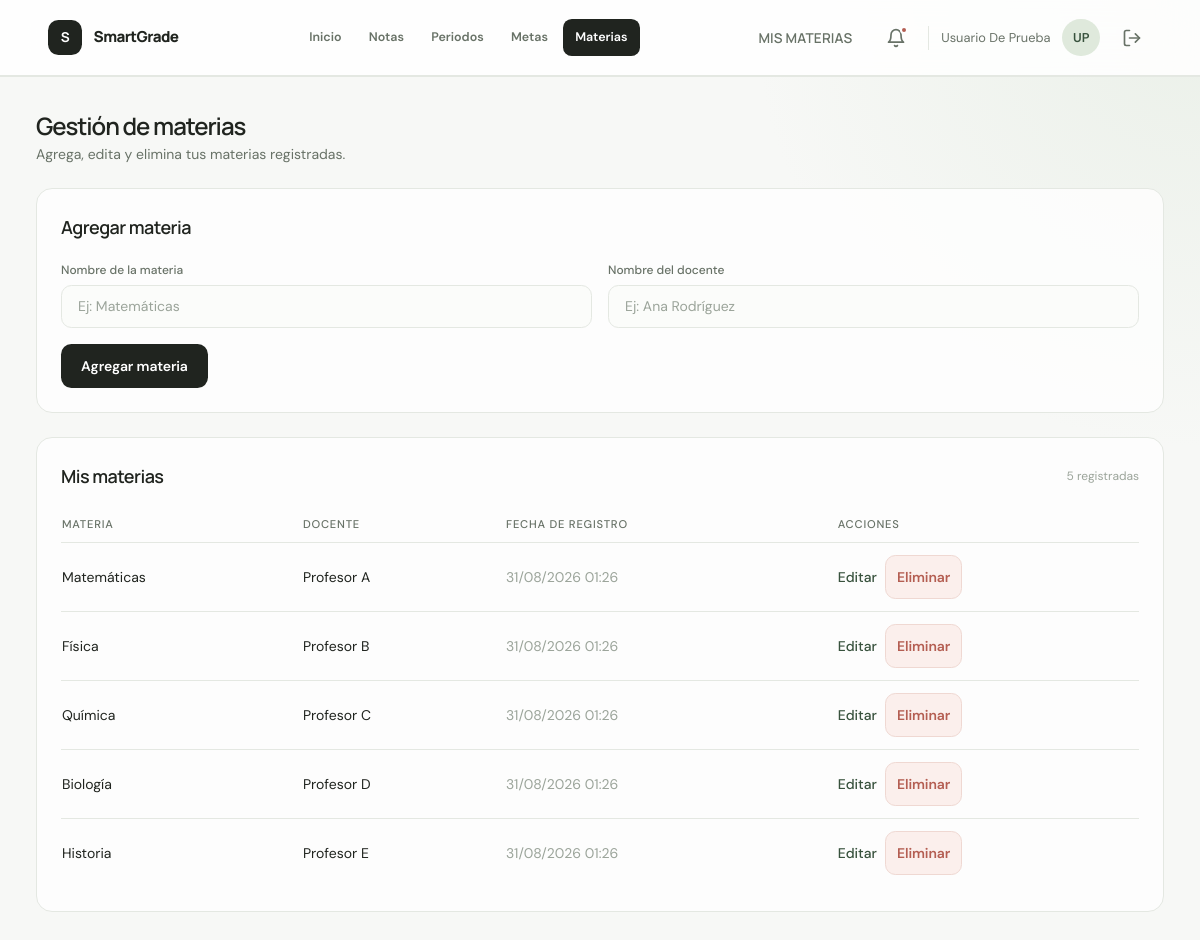
Page /views/subjets/index.php (signed in) on the committed database.
### tables this page shows
CREATE TABLE IF NOT EXISTS subjets (
    id INT AUTO_INCREMENT PRIMARY KEY,
    name VARCHAR(100) NOT NULL,
    user_id INT NOT NULL,
    teacher_name VARCHAR(100) NOT NULL,
    created_at TIMESTAMP DEFAULT CURRENT_TIMESTAMP,
    FOREIGN KEY (user_id) REFERENCES users (id) ON DELETE CASCADE
);

### logic/subjets/read.php (called while the page is built, shortened)
<?php
if (!function_exists('getUserSubjets')) {
    function getUserSubjets(PDO $pdo, int $user_id): array
    {
        $stmt = $pdo->prepare('SELECT id, name, teacher_name, created_at FROM subjets WHERE user_id = :user_id ORDER BY created_at DESC');
        $stmt->execute(['user_id' => $user_id]);
        return $stmt->fetchAll();
    }
}

### views/subjets/index.php (the view, shortened to what this page needs)
<?php
require_once __DIR__ . '/../../logic/db.php';
require_once __DIR__ . '/../../logic/subjets/read.php';
$user_id = (int) $_SESSION['user_id'];
$old = $_SESSION['subjets_old'] ?? ['name' => '', 'teacher_name' => ''];
$subjets = getUserSubjets($pdo, $user_id);
?>
<!DOCTYPE html>
<html lang="es">
<head>
    <?php include __DIR__ . '/../header.php'; ?>
</head>
<body>
    <div class="app-shell">
        <div class="main-content">
            <?php include __DIR__ . '/../partials/topbar.php'; ?>
            <main class="p-6 space-y-6">
                <div>
                    <h2 class="font-display text-xl font-semibold text-heading">Gestión de materias</h2>
                    <p class="text-muted text-sm mt-1">Agrega, edita y elimina tus materias registradas.</p>
                </div>
                <section class="card p-6">
                    <h3 class="font-display text-lg font-semibold text-heading mb-5">Agregar materia</h3>
                    <form action="../../logic/subjets/create.php" method="POST" class="grid md:grid-cols-2 gap-4" novalidate>
                        <div>
                            <label for="name" class="field-label">Nombre de la materia</label>
                            <input
                                type="text"
                                id="name"
                                name="name"
                                maxlength="100"
                                required
                                placeholder="Ej: Matemáticas"
                                value="<?= htmlspecialchars($old['name'], ENT_QUOTES, 'UTF-8') ?>"
                                class="input">
                        </div>
                        <div>
                            <label for="teacher_name" class="field-label">Nombre del docente</label>
                            <input
                                type="text"
                                id="teacher_name"
                                name="teacher_name"
                                maxlength="100"
                                required
                                placeholder="Ej: Ana Rodríguez"
                                value="<?= htmlspecialchars($old['teacher_name'], ENT_QUOTES, 'UTF-8') ?>"
                                class="input">
                        </div>
                        <div class="md:col-span-2">
                            <button type="submit" class="btn btn-primary" style="width: auto;">Agregar materia</button>
                        </div>
                    </form>
                </section>
                <section class="card p-6">
                    <div class="flex items-center justify-between gap-3 flex-wrap mb-4">
                        <h3 class="font-display text-lg font-semibold text-heading">Mis materias</h3>
                        <span class="text-xs text-dim"><?= count($subjets) ?> registradas</span>
                    </div>
                    <?php if (empty($subjets)): ?>
                        <p class="text-sm text-muted">Aún no tienes materias registradas.</p>
                    <?php else: ?>
                        <div class="overflow-x-auto">
                            <table class="w-full text-sm">
                                <thead>
                                    <tr class="text-left text-muted border-b" style="border-color: var(--color-border);">
                                        <th class="py-2 pr-4 font-medium">Materia</th>
                                        <th class="py-2 pr-4 font-medium">Docente</th>
                                        <th class="py-2 pr-4 font-medium">Fecha de registro</th>
                                        <th class="py-2 font-medium">Acciones</th>
                                    </tr>
                                </thead>
                                <tbody>
                                    <?php foreach ($subjets as $subjet): ?>
                                        <tr class="border-b" style="border-color: var(--color-border);">
                                            <td class="py-3 pr-4 text-heading"><?= htmlspecialchars($subjet['name'], ENT_QUOTES, 'UTF-8') ?></td>
                                            <td class="py-3 pr-4"><?= htmlspecialchars($subjet['teacher_name'], ENT_QUOTES, 'UTF-8') ?></td>
                                            <td class="py-3 pr-4 text-dim"><?= htmlspecialchars(date('d/m/Y H:i', strtotime($subjet['created_at'])), ENT_QUOTES, 'UTF-8') ?></td>
                                            <td class="py-3">
                                                <div class="flex items-center gap-2">
                                                    <a href="edit.php?id=<?= (int) $subjet['id'] ?>" class="text-sm link-accent">Editar</a>
                                                    <form action="../../logic/subjets/delete.php" method="POST" onsubmit="return confirm('¿Seguro que deseas eliminar esta materia?');">
                                                        <button type="submit" class="btn btn-danger-ghost" style="padding: 0.35rem 0.7rem;">Eliminar</button>
                                                    </form>
                                                </div>
                                            </td>
                                        </tr>
                                    <?php endforeach; ?>
                                </tbody>
                            </table>
                        </div>
                    <?php endif; ?>
                </section>
            </main>
        </div>
    </div>
</body>
</html>

### views/css/styles.css (style rules this page uses)
:root { --color-bg: #f7f8f6; --color-surface: #ffffff; --color-surface-alt: #f0f3ee; --color-border: #e4e8e2; --color-border-focus: var(--color-primary); --color-text: #20241f; --color-text-muted: #687267; --color-text-dim: #9ba49a; --color-text-inverse: #ffffff; --color-primary: #4d6b52; --color-primary-hover: #38523d; --color-primary-soft: #e6eee5; --color-danger: #b45e52; --color-danger-border: #efd8d2; --color-danger-bg: #fbefec; --color-success: #4d7b5b; --color-success-border: #d5e7d8; --color-success-bg: #edf7ef; --color-overlay-soft: #f5f7f4; --color-overlay-medium: #edf1eb; --font-body: "DM Sans", sans-serif; --font-display: "Manrope", sans-serif; --radius-sm: 0.35rem; --radius-md: 0.55rem; --radius-lg: 0.8rem; --radius-xl: 1.05rem; --radius-2xl: 1.35rem; --input-padding-y: 0.625rem; --input-padding-x: 1rem; --transition-fast: 150ms ease; }
body { font-family: var(--font-body); background-color: var(--color-bg); color: var(--color-text); -webkit-font-smoothing: antialiased; }
.font-display { font-family: var(--font-display); }
.card { background-color: var(--color-surface); border: 1px solid var(--color-border); border-radius: var(--radius-2xl); }
.field-label { display: block; font-size: 0.75rem; font-weight: 500; color: var(--color-text-muted); margin-bottom: 0.375rem; }
.input { width: 100%; background-color: var(--color-overlay-soft); border: 1px solid var(--color-border); border-radius: var(--radius-lg); padding: var(--input-padding-y) var(--input-padding-x); font-size: 0.875rem; color: var(--color-text); transition: border-color var(--transition-fast), box-shadow var(--transition-fast); }
.input::placeholder { color: var(--color-text-dim); }
.btn { display: inline-flex; align-items: center; justify-content: center; font-weight: 600; font-size: 0.875rem; border-radius: var(--radius-lg); padding: var(--input-padding-y) 1.25rem; transition: background-color var(--transition-fast), transform var(--transition-fast); cursor: pointer; border: none; }
.btn-primary { background-color: var(--color-primary); color: var(--color-text-inverse); width: 100%; }
.btn-danger-ghost { background-color: var(--color-danger-bg); border: 1px solid var(--color-danger-border); color: var(--color-danger); }
.link-accent { color: var(--color-primary-hover); font-weight: 500; }
.text-muted { color: var(--color-text-muted); }
.text-dim { color: var(--color-text-dim); }
:root { --sidebar-width-expanded: 15rem; --sidebar-width-collapsed: 4.5rem; --topbar-height: 4rem; }
.app-shell { display: flex; min-height: 100vh; background-color: var(--color-bg); }
.main-content { flex: 1; display: flex; flex-direction: column; min-width: 0; }
.text-heading { color: var(--color-text); }
.card, .widget-card { box-shadow: 0 1px 2px rgba(32, 36, 31, 0.025); }
body { background: radial-gradient( circle at 100% 0%, rgba(222, 232, 219, 0.5), transparent 28rem ), var(--color-bg); }
.app-shell { background: transparent; }
.main-content { min-height: 100vh; }
.card { border-color: var(--color-border); box-shadow: none; }
.input { background: #fbfcfa; border-color: var(--color-border); border-radius: 0.65rem; }
.btn { border-radius: 0.65rem; min-height: 2.75rem; letter-spacing: -0.01em; }
.btn-primary { background: var(--color-text); }
main.p-6 { max-width: 1440px; width: 100%; margin: 0 auto; padding: 2.25rem clamp(1.25rem, 3vw, 3.25rem) 3.5rem; }
main.p-6 > div:first-child h2 { font-size: clamp(1.5rem, 2vw, 2rem); letter-spacing: -0.045em; }
main.p-6 > div:first-child p { max-width: 34rem; }
main.p-6 > section.card { border-radius: 1rem; background: rgba(255, 255, 255, 0.78); }
main.p-6 > section.card h3 { letter-spacing: -0.03em; }
main.p-6 table tbody tr { transition: background-color 150ms ease; }
table th { font-size: 0.7rem; text-transform: uppercase; letter-spacing: 0.07em; }
table tbody tr:last-child { border-bottom: 0; }
.app-shell { display: block; min-height: 100vh; }
.main-content { width: 100%; }

### rows in the picture
subjets: name "Matemáticas", teacher_name "Profesor A", created_at "31/08/2026 01:26"
subjets: name "Física", teacher_name "Profesor B", created_at "31/08/2026 01:26"
subjets: name "Química", teacher_name "Profesor C", created_at "31/08/2026 01:26"
subjets: name "Biología", teacher_name "Profesor D", created_at "31/08/2026 01:26"
subjets: name "Historia", teacher_name "Profesor E", created_at "31/08/2026 01:26"

### other values in the picture
$page_title "MIS MATERIAS"
$_SESSION['user_name'] "Usuario De Prueba"
$initials "UP"
count($subjets) "5"
